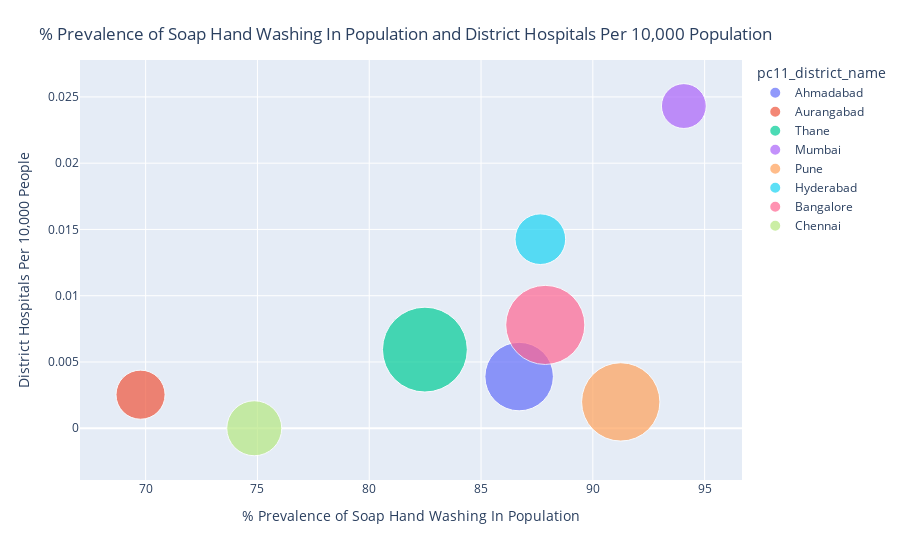

The notebook cell this image was saved under:
### Markdown cell above
#### Scatter Chart 2: District hospital penetration & share of handwashing with soap

1. Most of the districts depict a higher proportion of households following handwashing with soap which is line 
with characteristics displayed by metropolitan cities.
2. Individual behaviour of handwashing, social distancing and wearing masks are equally important in combating the pandemic.

### Code cell
fig = px.scatter(bubble1,
                 x="hand_wash_soap", y="pr_2011_dish",
	         size="pc11_pca_tot_t", color="pc11_district_name",
                 hover_name="pc11_district_name", size_max=60)
fig.update_layout({'title':{'text':
                           '% Prevalence of Soap Hand Washing In Population and District Hospitals Per 10,000 Population',
                           'x':0.45, 'y':0.95}})
fig.update_xaxes(title_text='% Prevalence of Soap Hand Washing In Population')
fig.update_yaxes(title_text='District Hospitals Per 10,000 People')
fig.show()

### Figure 1 — Plotly figure (JSON) as saved in the notebook; plotly's stock layout.template omitted (floating-point values rounded to 4 significant figures)
{"data": [{"hovertemplate": "<b>%{hovertext}</b><br><br>pc11_district_name=Ahmadabad<br>hand_wash_soap=%{x}<br>pr_2011_dish=%{y}<br>pc11_pca_tot_t=%{marker.size}<extra></extra>", "hovertext": ["Ahmadabad"], "legendgroup": "Ahmadabad", "marker": {"color": "#636efa", "size": [7214225], "sizemode": "area", "sizeref": 3072.0, "symbol": "circle"}, "mode": "markers", "name": "Ahmadabad", "orientation": "v", "showlegend": true, "type": "scatter", "x": [86.7], "xaxis": "x", "y": [0.003899], "yaxis": "y"}, {"hovertemplate": "<b>%{hovertext}</b><br><br>pc11_district_name=Aurangabad<br>hand_wash_soap=%{x}<br>pr_2011_dish=%{y}<br>pc11_pca_tot_t=%{marker.size}<extra></extra>", "hovertext": ["Aurangabad"], "legendgroup": "Aurangabad", "marker": {"color": "#EF553B", "size": [3701282], "sizemode": "area", "sizeref": 3072.0, "symbol": "circle"}, "mode": "markers", "name": "Aurangabad", "orientation": "v", "showlegend": true, "type": "scatter", "x": [69.77], "xaxis": "x", "y": [0.002533], "yaxis": "y"}, {"hovertemplate": "<b>%{hovertext}</b><br><br>pc11_district_name=Thane<br>hand_wash_soap=%{x}<br>pr_2011_dish=%{y}<br>pc11_pca_tot_t=%{marker.size}<extra></extra>", "hovertext": ["Thane"], "legendgroup": "Thane", "marker": {"color": "#00cc96", "size": [11060148], "sizemode": "area", "sizeref": 3072.0, "symbol": "circle"}, "mode": "markers", "name": "Thane", "orientation": "v", "showlegend": true, "type": "scatter", "x": [82.49], "xaxis": "x", "y": [0.005934], "yaxis": "y"}, {"hovertemplate": "<b>%{hovertext}</b><br><br>pc11_district_name=Mumbai<br>hand_wash_soap=%{x}<br>pr_2011_dish=%{y}<br>pc11_pca_tot_t=%{marker.size}<extra></extra>", "hovertext": ["Mumbai"], "legendgroup": "Mumbai", "marker": {"color": "#ab63fa", "size": [3085411], "sizemode": "area", "sizeref": 3072.0, "symbol": "circle"}, "mode": "markers", "name": "Mumbai", "orientation": "v", "showlegend": true, "type": "scatter", "x": [94.07], "xaxis": "x", "y": [0.02431], "yaxis": "y"}, {"hovertemplate": "<b>%{hovertext}</b><br><br>pc11_district_name=Pune<br>hand_wash_soap=%{x}<br>pr_2011_dish=%{y}<br>pc11_pca_tot_t=%{marker.size}<extra></extra>", "hovertext": ["Pune"], "legendgroup": "Pune", "marker": {"color": "#FFA15A", "size": [9429408], "sizemode": "area", "sizeref": 3072.0, "symbol": "circle"}, "mode": "markers", "name": "Pune", "orientation": "v", "showlegend": true, "type": "scatter", "x": [91.25], "xaxis": "x", "y": [0.001989], "yaxis": "y"}, {"hovertemplate": "<b>%{hovertext}</b><br><br>pc11_district_name=Hyderabad<br>hand_wash_soap=%{x}<br>pr_2011_dish=%{y}<br>pc11_pca_tot_t=%{marker.size}<extra></extra>", "hovertext": ["Hyderabad"], "legendgroup": "Hyderabad", "marker": {"color": "#19d3f3", "size": [3943323], "sizemode": "area", "sizeref": 3072.0, "symbol": "circle"}, "mode": "markers", "name": "Hyderabad", "orientation": "v", "showlegend": true, "type": "scatter", "x": [87.65], "xaxis": "x", "y": [0.01427], "yaxis": "y"}, {"hovertemplate": "<b>%{hovertext}</b><br><br>pc11_district_name=Bangalore<br>hand_wash_soap=%{x}<br>pr_2011_dish=%{y}<br>pc11_pca_tot_t=%{marker.size}<extra></extra>", "hovertext": ["Bangalore"], "legendgroup": "Bangalore", "marker": {"color": "#FF6692", "size": [9621551], "sizemode": "area", "sizeref": 3072.0, "symbol": "circle"}, "mode": "markers", "name": "Bangalore", "orientation": "v", "showlegend": true, "type": "scatter", "x": [87.87], "xaxis": "x", "y": [0.007796], "yaxis": "y"}, {"hovertemplate": "<b>%{hovertext}</b><br><br>pc11_district_name=Chennai<br>hand_wash_soap=%{x}<br>pr_2011_dish=%{y}<br>pc11_pca_tot_t=%{marker.size}<extra></extra>", "hovertext": ["Chennai"], "legendgroup": "Chennai", "marker": {"color": "#B6E880", "size": [4646732], "sizemode": "area", "sizeref": 3072.0, "symbol": "circle"}, "mode": "markers", "name": "Chennai", "orientation": "v", "showlegend": true, "type": "scatter", "x": [74.86], "xaxis": "x", "y": [0], "yaxis": "y"}], "layout": {"legend": {"itemsizing": "constant", "title": {"text": "pc11_district_name"}, "tracegroupgap": 0}, "margin": {"t": 60}, "title": {"text": "% Prevalence of Soap Hand Washing In Population and District Hospitals Per 10,000 Population", "x": 0.45, "y": 0.95}, "xaxis": {"anchor": "y", "domain": [0, 1], "title": {"text": "% Prevalence of Soap Hand Washing In Population"}}, "yaxis": {"anchor": "x", "domain": [0, 1], "title": {"text": "District Hospitals Per 10,000 People"}}}}
